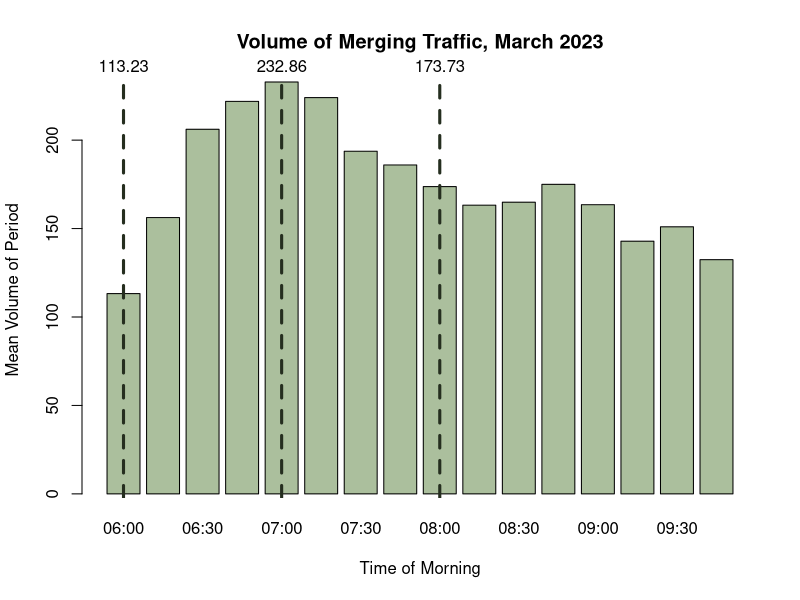
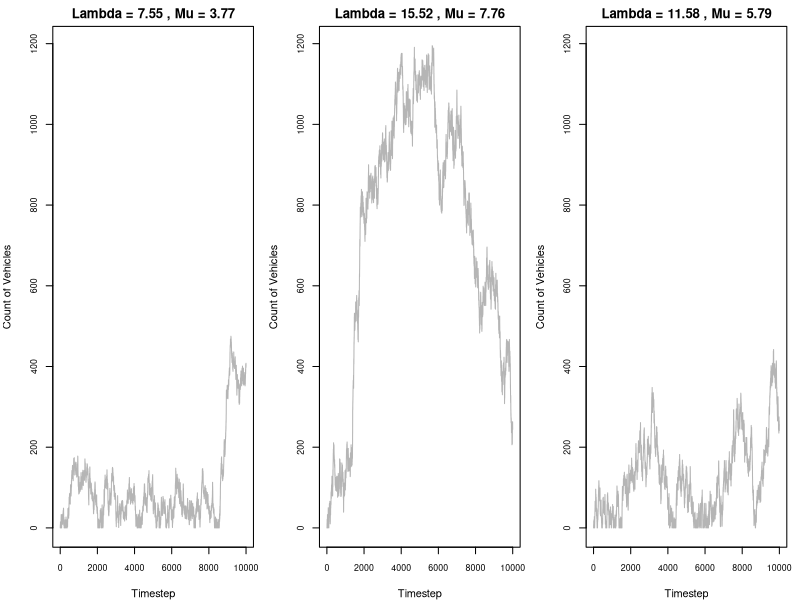
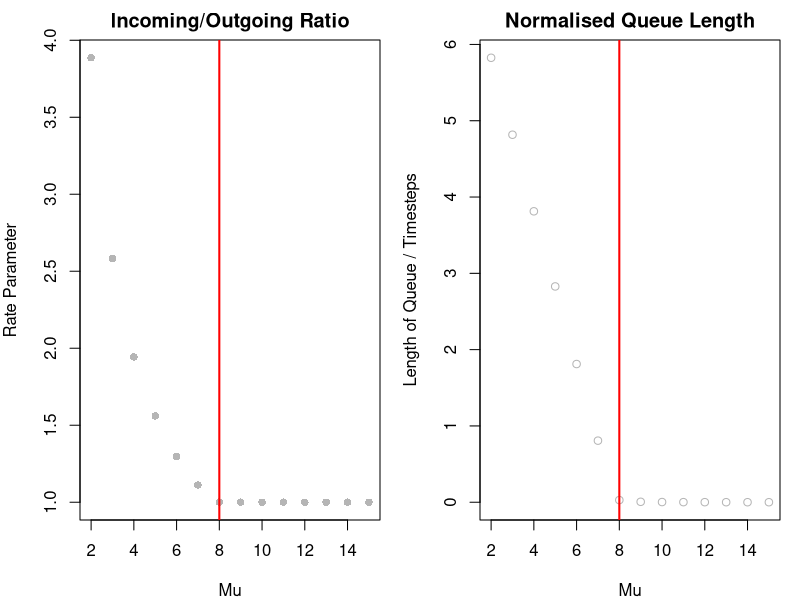
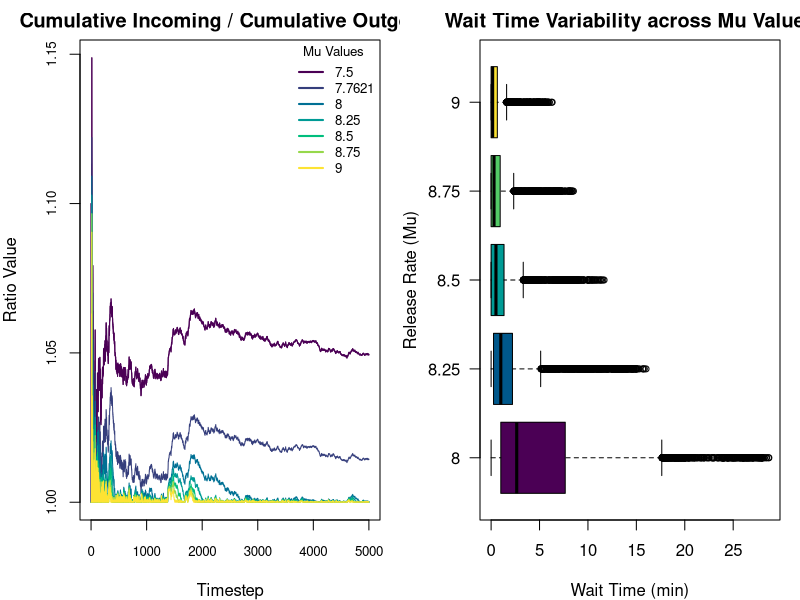
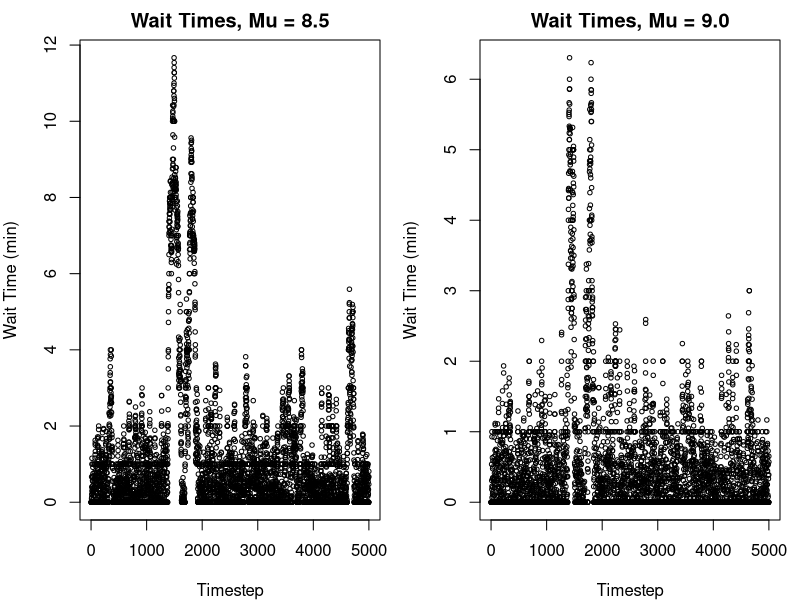
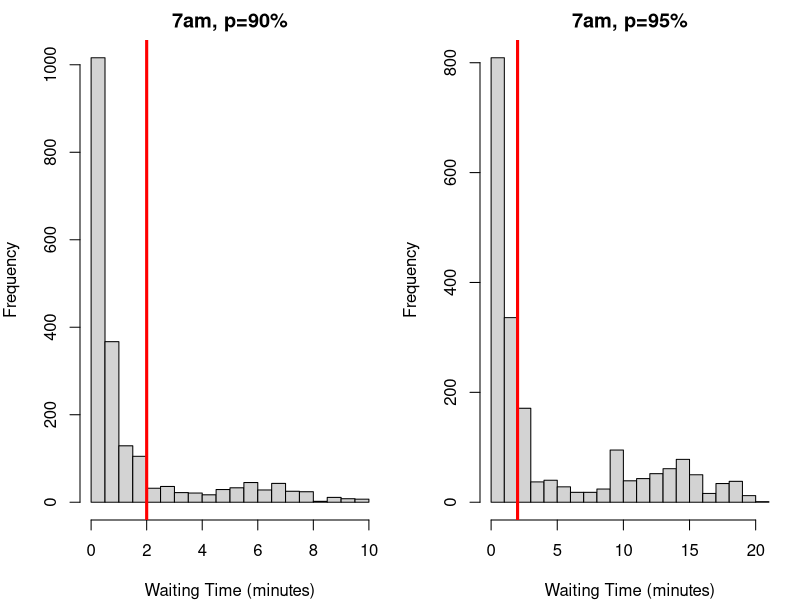
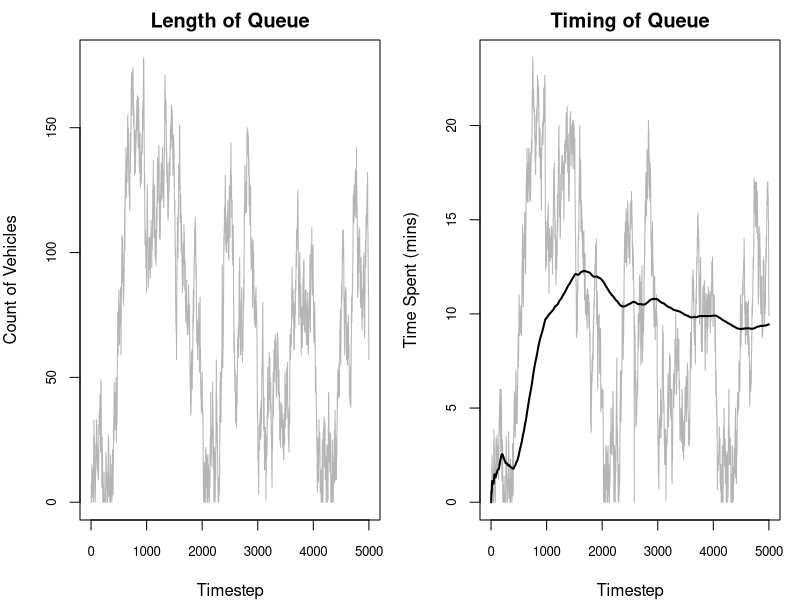
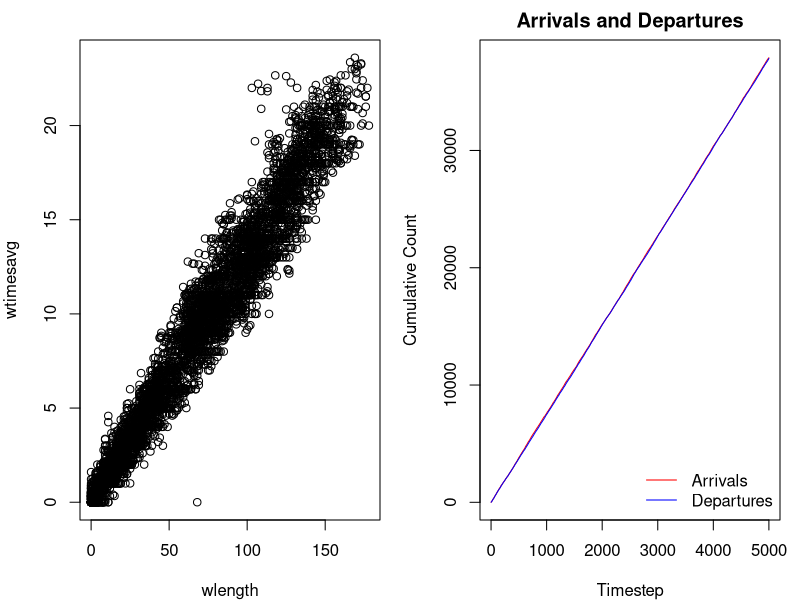

Write the R code that produced these figures, in order.
## ---- chunk 1
#| include: false

# Keep these commented as the full files were too large to upload to Github
# Importing datasets
# raw23 <- read.csv("2023-03.csv")
# raw25 <- read.csv("2025-03.csv")

# Filtering for on-ramp segment
# ramp25 <- raw25[raw25$MLinkID == 5725, ]
# ramp23 <- raw23[raw23$MLinkID == 5725, ]

# Filtering for the freeway segment directly following the on-ramp
# fwy25 <- raw25[raw25$MLinkID == 183, ]
# fwy23 <- raw23[raw23$MLinkID == 183, ]

# Simplified import commands
ramp25 <- read.csv("ramp25.csv")
ramp23 <- read.csv("ramp23.csv")

fwy25 <- read.csv("fwy25.csv")
fwy23 <- read.csv("fwy23.csv")
## ---- chunk 2
#| include: false

library(lubridate)

# Converting datetime strings to date objects
ramp23$Date.Time.AWST <- ymd_hm(ramp23$Date.Time.AWST)

# Adding day of the week column (1=sunday, 7=saturday)
ramp23$Weekday <- wday(ramp23$Date.Time.AWST)

# Adding hour of the day column
ramp23$Hour <- hour(ramp23$Date.Time.AWST)

# Adding 15-min segment identifier of column
ramp23$Period <- format(ramp23$Date.Time.AWST, "%H:%M")

# Removing weekends
ramp23.wk <- ramp23[ramp23$Weekday %in% c(2, 3, 4, 5, 6), ]

# Filtering for only the morning peak (6am-10am)
ramp23.pk.wk <- ramp23.wk[6 <= ramp23.wk$Hour & ramp23.wk$Hour < 10, ]

# Removing public holidays (March 6 is the onyl date - Labour Day)
ramp23.pk.wk <- ramp23.pk.wk[date(ramp23.pk.wk$Date.Time.AWST) != "2023-03-06", ]
## ---- chunk 3
head(ramp23[, c(-6, -7, -8, -9, -10)])
## ---- chunk 4
#| include: false

smeans <- aggregate(Volume ~ Period, 
                           data = ramp23.pk.wk, 
                           FUN = mean)

# getting max volume
smax <- max(smeans$Volume)
maxindex <- which(smeans$Volume == smax)

# getting mean volume
smean <- mean(smeans$Volume)

# getting min volume
smin <- min(smeans$Volume)
minindex <- which(smeans$Volume == smin)
## ---- chunk 5
#| echo: false

bp <- barplot(smeans$Volume, names.arg = smeans$Period, col="#abbf9d", xlab = "Time of Morning", ylab = "Mean Volume of Period", main="Volume of Merging Traffic, March 2023")

abline(v = bp[1], col = "#252e1f", lwd = 3, lty = 2)
text(x = bp[1], y = smax, labels = round(smeans$Volume[1], 2), pos = 3, xpd = TRUE)

abline(v = bp[5], col = "#252e1f", lwd = 3, lty = 2)
text(x = bp[5], y = smax, labels = round(smeans$Volume[5], 2), pos = 3, xpd = TRUE)

abline(v = bp[9], col = "#252e1f", lwd = 3, lty = 2)
text(x = bp[9], y = smax, labels = round(smeans$Volume[9], 2), pos = 3, xpd = TRUE)
## ---- chunk 6
#| echo: false
smu6  <- mean(ramp23.pk.wk[ramp23.pk.wk$Period == "06:00", 4])
svar6 <- var(ramp23.pk.wk[ramp23.pk.wk$Period == "06:00", 4])

data.frame (
  Mean = smu6,
  Variance = svar6,
  row.names = c("6am (min)")
)
## ---- chunk 7
#| include: false
ssize6 <- (smu6^2) / (svar6 - smu6)
## ---- chunk 8
sim1 <- rnbinom(10000, size = ssize6, mu = smu6)
sim2 <- rpois(10000, lambda = smu6)
data.frame (
  Mean = c(smu6, mean(sim1), mean(sim2)),
  Variance = c(svar6, var(sim1), mean(sim2)),
  row.names = c("Dataset", "NBinom Sim", "Poisson Sim  ")
)
## ---- chunk 9
#| echo: false
data.frame(
  Mean = smu6 / 15,
  Variance = svar6 / 15^2,
  Size = ((smu6/15)^2) / ((svar6/(15^2)) - smu6/15),
  row.names = c("Vehicles/min")
  )
## ---- chunk 10
#| echo: false

data.frame(
  Mean = c(smu6, smu6/15, smu6/15),
  Size = c(ssize6, ((smu6/15)^2) / ((svar6/(15^2)) - smu6/15), ssize6/15),
  row.names = c("Vehicles/15min", "Vehicles/min (Method 1)", "Vehicles/min (Method 2)")
)
## ---- chunk 11
#| include: false

# 6am models
# leave as the same

# 7am models
smu7  <- mean(ramp23.pk.wk[ramp23.pk.wk$Period == "07:00", 4])
svar7 <- var(ramp23.pk.wk[ramp23.pk.wk$Period == "07:00", 4])
ssize7 <- ((smu7^2) / (svar7 - smu7))

# 8am models
smu8  <- mean(ramp23.pk.wk[ramp23.pk.wk$Period == "08:00", 4])
svar8 <- var(ramp23.pk.wk[ramp23.pk.wk$Period == "08:00", 4])
ssize8 <- ((smu8^2) / (svar8 - smu8))

# update to vehicles / 15 minute
# we no longer use variance! DO NOT TOUCHHHH VARIANCE
smu6 <- smu6 / 15
ssize6 <- ssize6 / 15

smu7 <- smu7 / 15
ssize7 <- ssize7 / 15

smu8 <- smu8 / 15
ssize8 <- ssize8 / 15
## ---- chunk 12
#| echo: false

data.frame(
  Mean = c(smu6, smu7, smu8),
  Size = c(ssize6, ssize7, ssize8),
  row.names = c("6am (min)", "7am (max)", "8am (mean)")
)
## ---- chunk 13
onRampSimulation <- function(steps, alambda, asize, rmu, c) {
  set.seed(1234)
  
  queue <- c() # storage for vehicles currently in queue
  incoming <- numeric(steps) # track count of vehicles arrived
  outgoing <- numeric(steps) # track count of vehicles released
  
  wlength <- numeric(steps) # track length of queue in each timestep
  wtimesavg <- numeric(steps) # track AVERAGE waiting times of vehicles released in a timestep
  wtimesall <- c() # track INDIVIDUAL waiting times of vehicles released in a timestep

  for (i in 1:steps) {
    # calculate arrivals
    arate <- rnbinom(1, size=asize, mu=alambda)
    
    queue <- c(queue, rep(i, arate))
    incoming[i] <- arate
    
    # calculate departures
    rrate <- sum(rpois(c, lambda=rmu))
    released <- min(length(queue), rrate)
    
    outgoing[i] <- released
    
    # release cars and track wait times
    if (released > 0) {
      rtimes <- i - queue[1:released]
      wtimesavg[i] <- mean(rtimes)
      wtimesall <- c(wtimesall, rtimes)
      queue <- queue[-(1:released)]
    } else {
      wtimesavg[i] <- 0 
    }
    
    wlength[i] <- length(queue)
  }
  
  return(list(
    incoming = incoming,
    outgoing = outgoing,
    wtimesavg = wtimesavg,
    wtimesall = wtimesall,
    wlength = wlength)
    )
}
## ---- chunk 14
#| include: false

# easy method to run mutliple simulations
runMultiSims <- function(steps, alambdas, asizes, rmus, c){
  if (length(rmus) != length(alambdas) || length(alambdas) != length(asizes))
    stop("Must have an equal count for each parameter.")
  
  sims <- list()

  for (i in seq_along(rmus)) {
    sims[[i]] <- onRampSimulation(
      steps = steps, 
      alambda = alambdas[i],
      asize = asizes[i],
      rmu = rmus[i], 
      c = c
    )
  }
  
  maxlength <- 0
  for (sim in sims) {
    maxlength <- max(sim$wlength, maxlength)
  }
  
  data <- list(
    sims = sims,
    maxlength = maxlength
  )
  
  return(data)
}
## ---- chunk 15
#| echo: false

c <- 2

rmu6 <- smu6/c
rmu7 <- smu7/c
rmu8 <- smu8/c

data.frame(
  Best = c(smu6, rmu6),
  Worst = c(smu7, rmu7),
  Average = c(smu8, rmu8),
  row.names = c("Arrival Rate", "Departure Rate")
)
## ---- chunk 16
#| echo: false
alambdas <- c(smu6, smu7, smu8)
asizes <- c(ssize6, ssize7, ssize8)
rmus <- c(rmu6, rmu7, rmu8)

sims <- runMultiSims(10000, alambdas, asizes, rmus, 2)
maxqueue <- sims$maxlength
sims <- sims$sims # can just rassign

par(mfrow=c(1, length(rmus)), mar=c(4, 4, 2, 1))

for (i in seq_along(rmus)) {
  plot(
    sims[[i]]$wlength,
    type = "l",
    xlab = "Timestep",
    ylab = "Count of Vehicles",
    ylim = c(0, maxqueue),
    cex.axis = 0.8,
    col = "#b5b5b5",
    main = paste("Lambda =", round(alambdas[i], 2), ", Mu =", round(rmus[i], 2))
  )
}

paste("Maximum length:", maxqueue)

## ---- chunk 17
#| echo: false

steps <- 1000
rmus <- seq(2, 15)
count <- length(rmus)
c <- 2

sims <- runMultiSims(steps, rep(smu7, count), rep(ssize7, count), rmus, c)
# inoutrate <- sapply(sims$sims, function(x) mean(x$incoming/x$outgoing))
inoutrate <- sapply(sims$sims, function(x) sum(x$incoming)/sum(x$outgoing))
meanlength <- sapply(sims$sims, function(x) mean(x$wlength)/steps) # /steps to normalise

par(mfrow=c(1, 2))
plot(rmus, inoutrate, main="Incoming/Outgoing Ratio", ylab="Rate Parameter", xlab="Mu", pch=16, col="#b5b5b5")
abline(v=8, col="red", lwd = 2)
plot(rmus, meanlength, col="#b5b5b5", main="Normalised Queue Length", ylab="Length of Queue / Timesteps", xlab="Mu")
abline(v=8, col="red", lwd = 2)

paste("Recall that the incoming rate is", round(smu7, 2), "with a critical Mu of", round(rmu7, 2))
## ---- chunk 18
slope <- lm(meanlength[rmus < 8] ~ rmus[rmus < 8], )
summary(slope)
## ---- chunk 19
#| echo: false

steps <- 5000
rmus <- c(7.5, round(rmu7, 4), seq(8, 9, 0.25))
count <- length(rmus)
c <- 2

# can delete shite above
cols <- hcl.colors(length(rmus), "Viridis")

sims <- runMultiSims(steps, rep(smu7, count), rep(ssize7, count), rmus, c)$sims

plot(
    cumsum(sims[[1]]$incoming) / cumsum(sims[[1]]$outgoing),
    type = "l",
    xlab = "Timestep",
    ylab = "Ratio Value",
    cex.axis = 0.8,
    col = cols[1],
    main = "Cumulative Incoming / Cumulative Outgoing"
  )

# need to replot 1 so it shows ontop
for (i in seq_along(rmus)) {
  lines(
    cumsum(sims[[i]]$incoming) / cumsum(sims[[i]]$outgoing),
    col=cols[i]
    )
}

legend("topright", legend = rmus, col = cols, lty = 1, lwd = 2, title = "Mu Values", bty = "n", cex = 0.8)
## ---- chunk 20
#| echo: false

# use sims from above

rmus <- rmus[c(-1, -2)]
sims <- sims[c(-1, -2)]

plotlist <- lapply(sims, function(x) x$wtimesavg)
names(plotlist) <- rmus

boxplot(plotlist, 
        horizontal=TRUE, 
        las=1,
        col=hcl.colors(length(rmus), "Viridis"),
        xlab="Wait Time (min)", 
        ylab="Release Rate (Mu)",
        main="Wait Time Variability across Mu Values",
        outline=TRUE,
        cex=0.8
        )
## ---- chunk 21
summary(plotlist$"8.25")
## ---- chunk 22
lower <- smu7 / (c * 9.00)
upper <- smu7 / (c * 8.75)
c(lower, upper)
## ---- chunk 23
summary(plotlist$"9") # 86.2% utilisation
summary(plotlist$"8.75") #88.7% utilisation
## ---- chunk 24
par(mfrow = c(1, 2))
plot(plotlist$"8.5", xlab="Timestep", ylab="Wait Time (min)", main="Wait Times, Mu = 8.5", cex=0.6)
plot(plotlist$"9", xlab="Timestep", ylab="Wait Time (min)", main="Wait Times, Mu = 9.0", cex=0.6)
## ---- chunk 25
#| include: false

yes <- 2

# if(i == 200) {
#   arrivals <- arrivals + 100 # TESTING VEHICLE INJECTION
#   # TESTING PIECEWISE
#   # lambda <- smu7
#   # dispersion <- ssize7
# }

# add another thing to add a temp lane when queue is a certain length
# maybe add optional parameters at end? if you dont input them then sim ignores it 

# FOR THE SIMULATION BELOW
# alambda refers to TOTAL arrival rate /min
# asize refers to dispersion parameter
# rmu refers to PER LANE departure rate /min
# c refers to number of lanes
## ---- chunk 26
# testing 90% utilisation
sim90 <- onRampSimulation(2000, smu7, ssize7, rmu7 / 0.9, 2)
hist(sim90$wtimesavg, main = "7am, p=90%", xlab="Waiting Time (minutes)", breaks = 20)
abline(v = 2, lwd = 3, col="red")

# testing 95% utilisation
sim95 <- onRampSimulation(2000, smu7, ssize7, rmu7 / 0.95, 2)
hist(sim95$wtimesavg, main = "7am, p=95%", xlab="Waiting Time (minutes)", breaks = 20)
abline(v = 2, lwd = 3, col="red")
## ---- chunk 27
#| include: false

# using 90% utilisation rate
prop.test(x = sum(sim90$wtimesavg > 2), 
          n = length(sim90$wtimesavg), 
          p = 0.1, 
          alternative = "greater", 
          conf.level = 0.95)

# using 95% utilisation rate
prop.test(x = sum(sim95$wtimesavg > 2), 
          n = length(sim95$wtimesavg), 
          p = 0.1, 
          alternative = "greater", 
          conf.level = 0.95)
## ---- chunk 28
#| echo: false

data.frame(
  P_Value = c("1.00", "8.714e-16"),
  Proportion = c("0.034", "0.176"),
  row.names = c("90% Utilisation", "95% Utilisation")
)
## ---- chunk 29
summary(sim95$wtimesavg)
## ---- chunk 30
# PLOTTING BANK
data <- onRampSimulation(steps=5000, alambda=smu6, asize=ssize6, rmu=(rmu6 - 0), c=2)
incoming <- data$incoming
outgoing <- data$outgoing
wtimesavg <- data$wtimesavg
wtimesall <- data$wtimesall
wlength <- data$wlength

par(mfrow = c(1, 2))
# queue length plot
plot(wlength, type="l", xlab="Timestep", ylab="Count of Vehicles", cex.axis = 0.8, col="#b5b5b5", main="Length of Queue")
# abline(v = 300, lwd=2, col="#737373")

# time spent waiting plot
plot(wtimesavg, type="l", xlab="Timestep", ylab="Time Spent (mins)", cex.axis = 0.8, col="#b5b5b5", main = "Timing of Queue")
# abline(v = 300, lwd=2, col="#737373")
lines(cumsum(wtimesavg)/seq_along(wtimesavg), lwd=2)
# lines(movingavg, col="blue", lwd=2)

# hysteresis plot
plot(wlength, wtimesavg)

# incoming vs outgoing
plot(cumsum(incoming), type="l", col="red", xlab="Timestep", ylab="Cumulative Count", main="Arrivals and Departures")
lines(cumsum(outgoing), type="l", col="blue")
legend("bottomright", legend=c("Arrivals", "Departures"), col=c("red", "blue"), lty=1, bty="n")
# t.test(lm(cumsum(outgoing[1:100]) ~ seq(1, 100)), lm(cumsum(outgoing[200:300]) ~ seq(200:300)), paired = TRUE)

# another incoming vs outgoing
plot(cumsum(outgoing), cumsum(incoming), type="l")

# one more
plot(cumsum(incoming) / cumsum(outgoing))
plot(incoming / outgoing)

# level of service
hist(wtimesall)

plot(cumsum(incoming) / cumsum(outgoing))

# SENSITIVITY THING I DIDNT LIKE
steps <- 1000
rmus <- c(6, 7, 8)
count <- length(rmus)
c <- 2

sims <- runMultiSims(steps, rep(smu7, count), rep(ssize7, count), rmus, c)$sims

par(mfrow = c(1, count))
for (i in seq_along(rmus)) {
  plot(
    sims[[i]]$wlength,
    type = "l",
    xlab = "Timestep",
    ylab = "Count of Vehicles",
    cex.axis = 0.8,
    col = "#b5b5b5",
    main = paste("Mu =", round(rmus[i], 2))
  )
}
